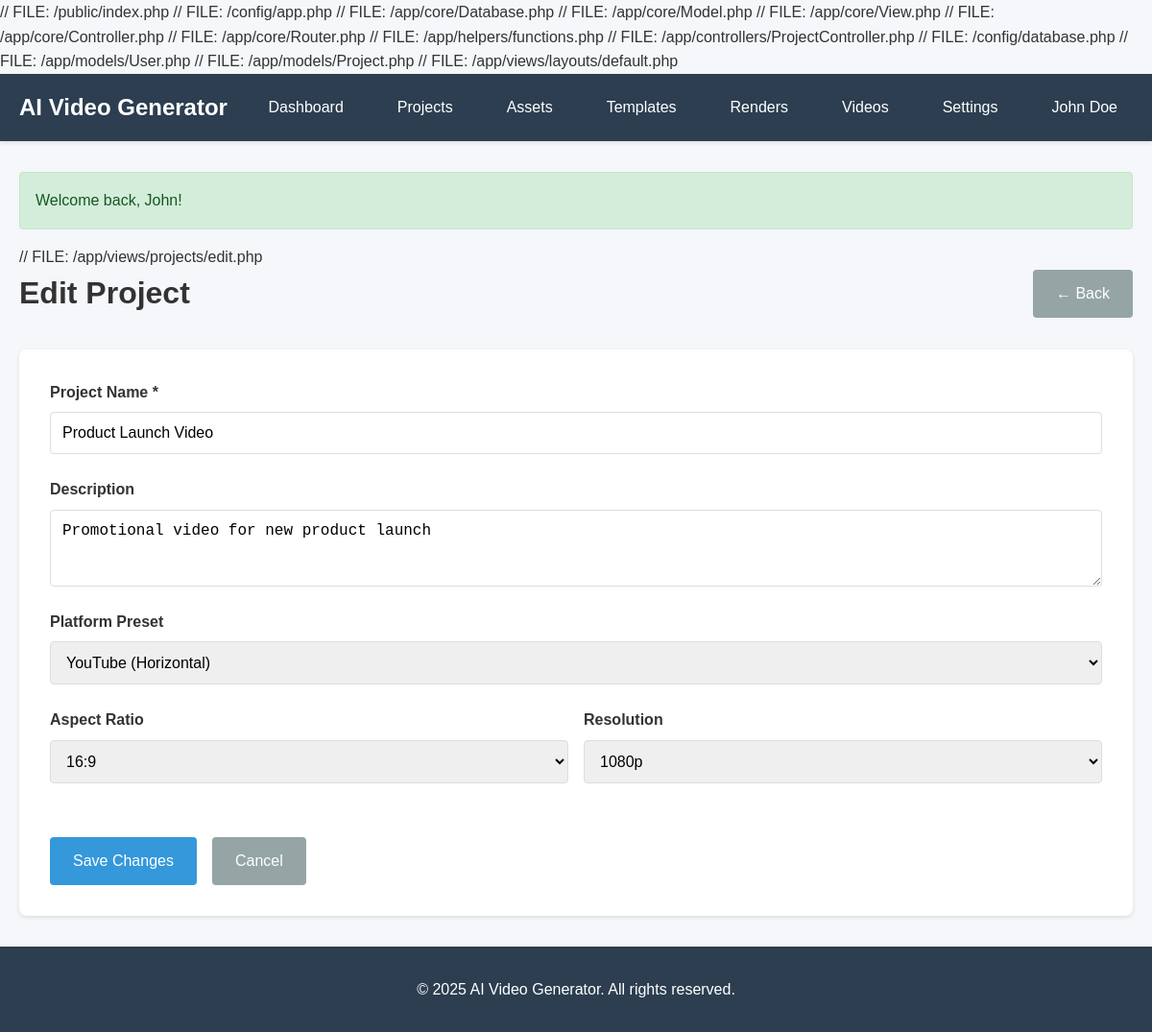
Screenshot of /projects/1/edit (signed in) with the database file from the repository.
### tables this page shows
CREATE TABLE `projects` (
  `id` INT UNSIGNED NOT NULL AUTO_INCREMENT,
  `tenant_id` INT UNSIGNED NOT NULL,
  `user_id` INT UNSIGNED NOT NULL,
  `name` VARCHAR(255) NOT NULL,
  `description` TEXT,
  `type` ENUM('text_to_video', 'image_to_video', 'video_to_video', 'images_to_video') NOT NULL,
  `platform_preset` VARCHAR(50) DEFAULT 'youtube_horizontal' COMMENT 'e.g., tiktok_vertical, youtube_horizontal, square_social',
  `aspect_ratio` VARCHAR(10) DEFAULT '16:9' COMMENT 'e.g., 16:9, 9:16, 1:1',
  `resolution` VARCHAR(20) DEFAULT '1080p' COMMENT 'e.g., 720p, 1080p, 4k',
  `status` ENUM('draft', 'ready', 'rendering', 'completed') DEFAULT 'draft',
  `created_at` TIMESTAMP DEFAULT CURRENT_TIMESTAMP,
  `updated_at` TIMESTAMP DEFAULT CURRENT_TIMESTAMP ON UPDATE CURRENT_TIMESTAMP,
  PRIMARY KEY (`id`),
  KEY `tenant_id` (`tenant_id`),
  KEY `user_id` (`user_id`),
  KEY `type` (`type`),
  KEY `status` (`status`),
  CONSTRAINT `fk_projects_tenant` FOREIGN KEY (`tenant_id`) REFERENCES `tenants` (`id`) ON DELETE CASCADE,
  CONSTRAINT `fk_projects_user` FOREIGN KEY (`user_id`) REFERENCES `users` (`id`) ON DELETE CASCADE
);

### public/index.php (called while the page is built, shortened)
<?php
$config = require __DIR__ . '/../config/app.php';
require_once __DIR__ . '/../app/core/Database.php';
require_once __DIR__ . '/../app/core/Model.php';
require_once __DIR__ . '/../app/core/View.php';
require_once __DIR__ . '/../app/core/Controller.php';
require_once __DIR__ . '/../app/core/Router.php';
require_once __DIR__ . '/../app/helpers/functions.php';
$router = new Router();
$router->get('/', 'HomeController', 'index');
$router->get('/login', 'AuthController', 'login');
$router->post('/login', 'AuthController', 'loginPost');
$router->get('/register', 'AuthController', 'register');
$router->post('/register', 'AuthController', 'registerPost');
$router->get('/logout', 'AuthController', 'logout');
$router->get('/dashboard', 'DashboardController', 'index');
$router->get('/projects', 'ProjectController', 'index');
$router->get('/projects/create', 'ProjectController', 'create');
$router->post('/projects/create', 'ProjectController', 'store');
$router->get('/projects/:id', 'ProjectController', 'show');
$router->get('/projects/:id/edit', 'ProjectController', 'edit');
$router->post('/projects/:id/edit', 'ProjectController', 'update');
$router->post('/projects/:id/delete', 'ProjectController', 'delete');
$router->get('/projects/:id/scenes', 'SceneController', 'index');
$router->get('/projects/:id/scenes/create', 'SceneController', 'create');
$router->post('/projects/:id/scenes/create', 'SceneController', 'store');
$router->get('/scenes/:id/edit', 'SceneController', 'edit');
$router->post('/scenes/:id/edit', 'SceneController', 'update');
$router->post('/scenes/:id/delete', 'SceneController', 'delete');
$router->get('/assets', 'AssetController', 'index');
$router->get('/assets/upload', 'AssetController', 'upload');
$router->post('/assets/upload', 'AssetController', 'store');
$router->get('/assets/:id', 'AssetController', 'show');
$router->post('/assets/:id/delete', 'AssetController', 'delete');
$router->get('/templates', 'TemplateController', 'index');
$router->get('/templates/create', 'TemplateController', 'create');
$router->post('/templates/create', 'TemplateController', 'store');
$router->get('/templates/:id', 'TemplateController', 'show');
$router->post('/templates/:id/delete', 'TemplateController', 'delete');
$router->get('/renders', 'RenderController', 'index');
$router->get('/renders/create', 'RenderController', 'create');
$router->post('/renders/create', 'RenderController', 'store');
$router->get('/renders/:id', 'RenderController', 'show');
$router->post('/renders/:id/retry', 'RenderController', 'retry');
$router->get('/videos', 'VideoController', 'index');
$router->get('/videos/:id', 'VideoController', 'show');
$router->get('/videos/:id/download', 'VideoController', 'download');
$router->post('/videos/:id/duplicate', 'VideoController', 'duplicate');
$router->get('/tenant/settings', 'TenantController', 'settings');
$router->post('/tenant/settings', 'TenantController', 'updateSettings');
$router->get('/tenant/brand', 'TenantController', 'brand');
$router->post('/tenant/brand', 'TenantController', 'updateBrand');
$router->get('/users', 'UserController', 'index');
$router->get('/users/create', 'UserController', 'create');
$router->post('/users/create', 'UserController', 'store');
$router->get('/users/:id/edit', 'UserController', 'edit');
$router->post('/users/:id/edit', 'UserController', 'update');
$router->post('/users/:id/delete', 'UserController', 'delete');
$router->get('/subscription', 'SubscriptionController', 'index');
$router->get('/subscription/plans', 'SubscriptionController', 'plans');
$router->post('/subscription/subscribe', 'SubscriptionController', 'subscribe');
$router->get('/subscription/invoices', 'SubscriptionController', 'invoices');
$router->get('/subscription/usage', 'SubscriptionController', 'usage');
$router->get('/admin', 'AdminController', 'index');
$router->get('/admin/tenants', 'AdminController', 'tenants');
$router->get('/admin/plans', 'AdminController', 'plans');
$router->get('/admin/plans/create', 'AdminController', 'createPlan');
$router->post('/admin/plans/create', 'AdminController', 'storePlan');
$router->get('/api-keys', 'ApiKeyController', 'index');
$router->post('/api-keys/generate', 'ApiKeyController', 'generate');
$router->post('/api-keys/:id/revoke', 'ApiKeyController', 'revoke');
$router->post('/api/v1/render', 'ApiController', 'createRenderJob');
$router->get('/api/v1/render/:id', 'ApiController', 'getRenderJob');
$router->get('/analytics', 'AnalyticsController', 'index');
$router->get('/analytics/reports', 'AnalyticsController', 'reports');
$router->dispatch();

### app/views/projects/edit.php (the view, shortened to what this page needs)
// FILE: /app/views/projects/edit.php
<div class="projects-edit-page">
    <div class="page-header">
        <h1>Edit Project</h1>
        <a href="/projects/<?php echo $project['id']; ?>" class="btn btn-secondary">← Back</a>
    </div>
    <form method="POST" action="/projects/<?php echo $project['id']; ?>/edit" class="form-card">
        <div class="form-group">
            <label for="name">Project Name *</label>
            <input type="text" id="name" name="name" value="<?php echo $this->escape($project['name']); ?>" required>
        </div>
        <div class="form-group">
            <label for="description">Description</label>
            <textarea id="description" name="description" rows="3"><?php echo $this->escape($project['description']); ?></textarea>
        </div>
        <div class="form-group">
            <label for="platform_preset">Platform Preset</label>
            <select id="platform_preset" name="platform_preset">
                <option value="youtube_horizontal" <?php echo $project['platform_preset'] === 'youtube_horizontal' ? 'selected' : ''; ?>>YouTube (Horizontal)</option>
            </select>
        </div>
        <div class="form-row">
            <div class="form-group">
                <label for="aspect_ratio">Aspect Ratio</label>
                <select id="aspect_ratio" name="aspect_ratio">
                    <option value="16:9" <?php echo $project['aspect_ratio'] === '16:9' ? 'selected' : ''; ?>>16:9</option>
                </select>
            </div>
            <div class="form-group">
                <label for="resolution">Resolution</label>
                <select id="resolution" name="resolution">
                    <option value="1080p" <?php echo $project['resolution'] === '1080p' ? 'selected' : ''; ?>>1080p</option>
                </select>
            </div>
        </div>
        <div class="form-actions">
            <button type="submit" class="btn btn-primary">Save Changes</button>
            <a href="/projects/<?php echo $project['id']; ?>" class="btn btn-secondary">Cancel</a>
        </div>
    </form>
</div>

### app/core/Router.php (shortened to what this page needs)
// FILE: /app/core/Router.php
<?php
class Router
{
    private $routes = [];
    public function get($path, $controller, $method)
    {
        $this->routes['GET'][$path] = ['controller' => $controller, 'method' => $method];
    }
    public function post($path, $controller, $method)
    {
        $this->routes['POST'][$path] = ['controller' => $controller, 'method' => $method];
    }
    public function dispatch()
    {
        $requestMethod = $_SERVER['REQUEST_METHOD'];
        $requestUri = parse_url($_SERVER['REQUEST_URI'], PHP_URL_PATH);
        $basePath = str_replace('/public/index.php', '', $_SERVER['SCRIPT_NAME']);
        $requestUri = str_replace($basePath, '', $requestUri);
        $requestUri = '/' . trim($requestUri, '/');
        foreach ($this->routes[$requestMethod] as $path => $route) {
            $pattern = $this->convertToRegex($path);
            if (preg_match($pattern, $requestUri, $matches)) {
                array_shift($matches);
                $this->executeRoute($route, $matches);
                return;
            }
        }
    }
    private function convertToRegex($path)
    {
        $pattern = preg_replace('/\/:([a-zA-Z0-9_]+)/', '/([a-zA-Z0-9_-]+)', $path);
        return '#^' . $pattern . '$#';
    }
    private function executeRoute($route, $params)
    {
        $controllerName = $route['controller'];
        $methodName = $route['method'];
        $controllerFile = __DIR__ . '/../controllers/' . $controllerName . '.php';
        require_once $controllerFile;
        $controller = new $controllerName();
        call_user_func_array([$controller, $methodName], $params);
    }
}

### app/controllers/ProjectController.php (shortened to what this page needs)
// FILE: /app/controllers/ProjectController.php
<?php
class ProjectController extends Controller
{
    public function edit($id)
    {
        $tenantId = $this->getTenantId();
        $user = $this->getAuthUser();
        $projectModel = $this->model('Project');
        $project = $this->db->prepare("SELECT * FROM projects WHERE id = ? AND tenant_id = ?");
        $project->execute([$id, $tenantId]);
        $project = $project->fetch();
        $this->view->render('projects/edit', [
            'user' => $user,
            'project' => $project,
            'csrf_token' => $this->generateCsrfToken(),
        ]);
    }
}

### config/database.php
// FILE: /config/database.php
<?php
return [
    'host' => getenv('DB_HOST') ?: 'localhost',
    'database' => getenv('DB_DATABASE') ?: 'ai_video_generator',
    'username' => getenv('DB_USERNAME') ?: 'root',
    'password' => getenv('DB_PASSWORD') ?: '',
    'charset' => 'utf8mb4',
];

### app/models/User.php (shortened to what this page needs)
// FILE: /app/models/User.php

### app/models/Project.php (shortened to what this page needs)
// FILE: /app/models/Project.php

### app/views/layouts/default.php (shortened to what this page needs)
// FILE: /app/views/layouts/default.php
<!DOCTYPE html>
<html lang="en">
<head>
    <link rel="stylesheet" href="/public/css/style.css">
</head>
<body>
    <?php if (isAuthenticated()): ?>
        <nav class="navbar">
            <div class="container">
                <div class="navbar-brand">
                    <a href="/dashboard">AI Video Generator</a>
                </div>
                <ul class="navbar-menu">
                    <li><a href="/dashboard">Dashboard</a></li>
                    <li><a href="/projects">Projects</a></li>
                    <li><a href="/assets">Assets</a></li>
                    <li><a href="/templates">Templates</a></li>
                    <li><a href="/renders">Renders</a></li>
                    <li><a href="/videos">Videos</a></li>
                    <?php if (isset($_SESSION['user_role']) && $_SESSION['user_role'] === 'tenant_admin'): ?>
                        <li class="dropdown">
                            <a href="#" class="dropbtn">Settings</a>
                        </li>
                    <?php endif; ?>
                    <li class="dropdown">
                        <a href="#" class="dropbtn"><?php echo $this->escape($_SESSION['user_name'] ?? 'User'); ?></a>
                    </li>
                </ul>
            </div>
        </nav>
    <?php endif; ?>
    <main class="main-content">
        <div class="container">
            <?php if ($flash = getFlash('success')): ?>
                <div class="alert alert-success"><?php echo $flash; ?></div>
            <?php endif; ?>
            <?php echo $content; ?>
        </div>
    </main>
    <footer class="footer">
        <div class="container">
            <p>&copy; <?php echo date('Y'); ?> AI Video Generator. All rights reserved.</p>
        </div>
    </footer>
</body>
</html>

### public/css/style.css (style rules this page uses)
* { margin: 0; padding: 0; box-sizing: border-box; }
body { font-family: 'Arial', sans-serif; font-size: 16px; line-height: 1.6; color: #333; background: #f5f7fa; }
.container { max-width: 1200px; margin: 0 auto; padding: 0 20px; }
.navbar { background: #2c3e50; color: white; padding: 1rem 0; box-shadow: 0 2px 4px rgba(0,0,0,0.1); }
.navbar .container { display: flex; justify-content: space-between; align-items: center; }
.navbar-brand a { color: white; text-decoration: none; font-size: 1.5rem; font-weight: bold; }
.navbar-menu { list-style: none; display: flex; gap: 1.5rem; }
.navbar-menu li a { color: white; text-decoration: none; padding: 0.5rem 1rem; border-radius: 4px; transition: background 0.3s; }
.dropdown { position: relative; }
.dropbtn { cursor: pointer; }
.main-content { min-height: calc(100vh - 140px); padding: 2rem 0; }
.alert { padding: 1rem; margin-bottom: 1rem; border-radius: 4px; }
.alert-success { background: #d4edda; color: #155724; border: 1px solid #c3e6cb; }
.btn { display: inline-block; padding: 0.75rem 1.5rem; border: none; border-radius: 4px; text-decoration: none; cursor: pointer; transition: all 0.3s; font-size: 1rem; }
.btn-primary { background: #3498db; color: white; }
.btn-secondary { background: #95a5a6; color: white; }
.form-card { background: white; padding: 2rem; border-radius: 8px; box-shadow: 0 2px 4px rgba(0,0,0,0.1); }
.form-group { margin-bottom: 1.5rem; }
.form-group label { display: block; margin-bottom: 0.5rem; font-weight: bold; }
.form-group input, .form-group select, .form-group textarea { width: 100%; padding: 0.75rem; border: 1px solid #ddd; border-radius: 4px; font-size: 1rem; }
.form-row { display: grid; grid-template-columns: 1fr 1fr; gap: 1rem; }
.form-actions { display: flex; gap: 1rem; margin-top: 2rem; }
.page-header { display: flex; justify-content: space-between; align-items: center; margin-bottom: 2rem; }
.footer { background: #2c3e50; color: white; padding: 2rem 0; text-align: center; }

### rows the page displays
projects: escape "John Doe", name "Product Launch Video", description "Promotional video for new product launch", platform_preset "YouTube (Horizontal)", aspect_ratio "16:9", resolution "1080p"
